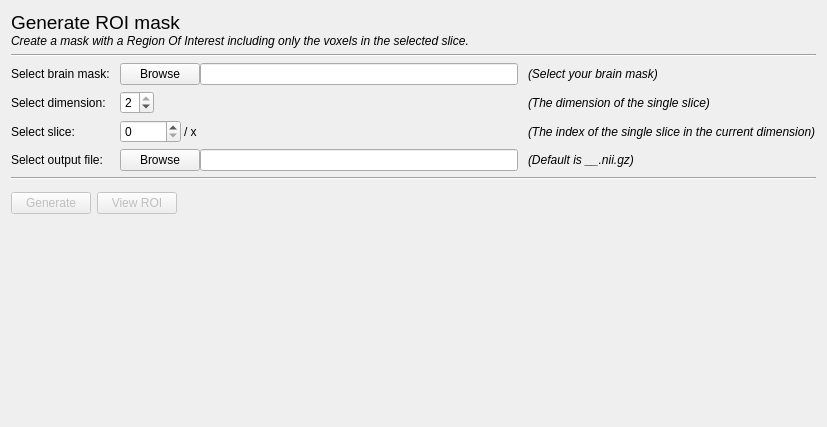
<?xml version="1.0" encoding="UTF-8"?>
<ui version="4.0">
 <class>GenerateROIMaskTabContent</class>
 <widget class="QWidget" name="GenerateROIMaskTabContent">
  <property name="geometry">
   <rect>
    <x>0</x>
    <y>0</y>
    <width>827</width>
    <height>427</height>
   </rect>
  </property>
  <property name="windowTitle">
   <string>Form</string>
  </property>
  <layout class="QVBoxLayout" name="verticalLayout">
   <property name="topMargin">
    <number>11</number>
   </property>
   <item>
    <layout class="QVBoxLayout" name="verticalLayout_2">
     <property name="spacing">
      <number>0</number>
     </property>
     <property name="bottomMargin">
      <number>0</number>
     </property>
     <item>
      <widget class="QLabel" name="label">
       <property name="font">
        <font>
         <pointsize>14</pointsize>
        </font>
       </property>
       <property name="text">
        <string>Generate ROI mask</string>
       </property>
      </widget>
     </item>
     <item>
      <widget class="QLabel" name="label_2">
       <property name="font">
        <font>
         <italic>true</italic>
        </font>
       </property>
       <property name="text">
        <string>Create a mask with a Region Of Interest including only the voxels in the selected slice.</string>
       </property>
      </widget>
     </item>
    </layout>
   </item>
   <item>
    <widget class="Line" name="line">
     <property name="frameShadow">
      <enum>QFrame::Sunken</enum>
     </property>
     <property name="lineWidth">
      <number>1</number>
     </property>
     <property name="orientation">
      <enum>Qt::Horizontal</enum>
     </property>
    </widget>
   </item>
   <item>
    <layout class="QGridLayout" name="gridLayout" rowstretch="0,0,0,0">
     <property name="sizeConstraint">
      <enum>QLayout::SetDefaultConstraint</enum>
     </property>
     <property name="horizontalSpacing">
      <number>10</number>
     </property>
     <item row="1" column="1">
      <layout class="QHBoxLayout" name="horizontalLayout_5">
       <item>
        <widget class="QSpinBox" name="dimensionInput">
         <property name="minimum">
          <number>0</number>
         </property>
         <property name="maximum">
          <number>2</number>
         </property>
         <property name="value">
          <number>2</number>
         </property>
        </widget>
       </item>
       <item>
        <spacer name="horizontalSpacer_2">
         <property name="orientation">
          <enum>Qt::Horizontal</enum>
         </property>
         <property name="sizeHint" stdset="0">
          <size>
           <width>40</width>
           <height>20</height>
          </size>
         </property>
        </spacer>
       </item>
      </layout>
     </item>
     <item row="0" column="0">
      <widget class="QLabel" name="label_6">
       <property name="text">
        <string>Select brain mask:</string>
       </property>
      </widget>
     </item>
     <item row="3" column="0">
      <widget class="QLabel" name="label_3">
       <property name="minimumSize">
        <size>
         <width>0</width>
         <height>0</height>
        </size>
       </property>
       <property name="text">
        <string>Select output file:</string>
       </property>
      </widget>
     </item>
     <item row="2" column="2">
      <widget class="QLabel" name="label_10">
       <property name="font">
        <font>
         <italic>true</italic>
        </font>
       </property>
       <property name="text">
        <string>(The index of the single slice in the current dimension)</string>
       </property>
      </widget>
     </item>
     <item row="0" column="1">
      <layout class="QHBoxLayout" name="horizontalLayout_2">
       <item>
        <widget class="QPushButton" name="selectMaskButton">
         <property name="text">
          <string>Browse</string>
         </property>
        </widget>
       </item>
       <item>
        <widget class="QLineEdit" name="selectedMaskText">
         <property name="text">
          <string/>
         </property>
        </widget>
       </item>
      </layout>
     </item>
     <item row="0" column="2">
      <widget class="QLabel" name="label_4">
       <property name="font">
        <font>
         <italic>true</italic>
        </font>
       </property>
       <property name="text">
        <string>(Select your brain mask)</string>
       </property>
      </widget>
     </item>
     <item row="1" column="2">
      <widget class="QLabel" name="label_5">
       <property name="font">
        <font>
         <italic>true</italic>
        </font>
       </property>
       <property name="text">
        <string>(The dimension of the single slice)</string>
       </property>
      </widget>
     </item>
     <item row="2" column="1">
      <layout class="QHBoxLayout" name="horizontalLayout_3">
       <property name="topMargin">
        <number>0</number>
       </property>
       <item>
        <widget class="QSpinBox" name="sliceInput">
         <property name="minimum">
          <number>0</number>
         </property>
         <property name="maximum">
          <number>10000</number>
         </property>
         <property name="value">
          <number>0</number>
         </property>
        </widget>
       </item>
       <item>
        <layout class="QHBoxLayout" name="horizontalLayout_6">
         <property name="leftMargin">
          <number>3</number>
         </property>
         <item>
          <widget class="QLabel" name="maxSliceLabel">
           <property name="text">
            <string>/ x</string>
           </property>
          </widget>
         </item>
        </layout>
       </item>
       <item>
        <spacer name="horizontalSpacer_3">
         <property name="orientation">
          <enum>Qt::Horizontal</enum>
         </property>
         <property name="sizeHint" stdset="0">
          <size>
           <width>40</width>
           <height>20</height>
          </size>
         </property>
        </spacer>
       </item>
      </layout>
     </item>
     <item row="1" column="0">
      <widget class="QLabel" name="label_11">
       <property name="text">
        <string>Select dimension:</string>
       </property>
      </widget>
     </item>
     <item row="3" column="2">
      <widget class="QLabel" name="label_14">
       <property name="font">
        <font>
         <italic>true</italic>
        </font>
       </property>
       <property name="text">
        <string>(Default is &lt;mask_name&gt;_&lt;dim&gt;_&lt;slice&gt;.nii.gz)</string>
       </property>
      </widget>
     </item>
     <item row="3" column="1">
      <layout class="QHBoxLayout" name="horizontalLayout_4">
       <property name="leftMargin">
        <number>0</number>
       </property>
       <property name="rightMargin">
        <number>0</number>
       </property>
       <item>
        <widget class="QPushButton" name="selectOutputFileInput">
         <property name="text">
          <string>Browse</string>
         </property>
        </widget>
       </item>
       <item>
        <widget class="QLineEdit" name="selectedOutputFileText"/>
       </item>
      </layout>
     </item>
     <item row="2" column="0">
      <widget class="QLabel" name="label_12">
       <property name="text">
        <string>Select slice:</string>
       </property>
      </widget>
     </item>
    </layout>
   </item>
   <item>
    <widget class="Line" name="line_2">
     <property name="orientation">
      <enum>Qt::Horizontal</enum>
     </property>
    </widget>
   </item>
   <item>
    <layout class="QHBoxLayout" name="horizontalLayout">
     <property name="topMargin">
      <number>6</number>
     </property>
     <property name="bottomMargin">
      <number>0</number>
     </property>
     <item>
      <widget class="QPushButton" name="generateButton">
       <property name="enabled">
        <bool>false</bool>
       </property>
       <property name="text">
        <string>Generate</string>
       </property>
      </widget>
     </item>
     <item>
      <widget class="QPushButton" name="viewButton">
       <property name="enabled">
        <bool>false</bool>
       </property>
       <property name="text">
        <string>View ROI</string>
       </property>
      </widget>
     </item>
     <item>
      <spacer name="horizontalSpacer">
       <property name="orientation">
        <enum>Qt::Horizontal</enum>
       </property>
       <property name="sizeHint" stdset="0">
        <size>
         <width>40</width>
         <height>20</height>
        </size>
       </property>
      </spacer>
     </item>
    </layout>
   </item>
   <item>
    <spacer name="verticalSpacer">
     <property name="orientation">
      <enum>Qt::Vertical</enum>
     </property>
     <property name="sizeHint" stdset="0">
      <size>
       <width>20</width>
       <height>40</height>
      </size>
     </property>
    </spacer>
   </item>
  </layout>
 </widget>
 <tabstops>
  <tabstop>selectMaskButton</tabstop>
  <tabstop>selectedMaskText</tabstop>
  <tabstop>dimensionInput</tabstop>
  <tabstop>sliceInput</tabstop>
  <tabstop>selectOutputFileInput</tabstop>
  <tabstop>selectedOutputFileText</tabstop>
  <tabstop>generateButton</tabstop>
  <tabstop>viewButton</tabstop>
 </tabstops>
 <resources/>
 <connections/>
</ui>
